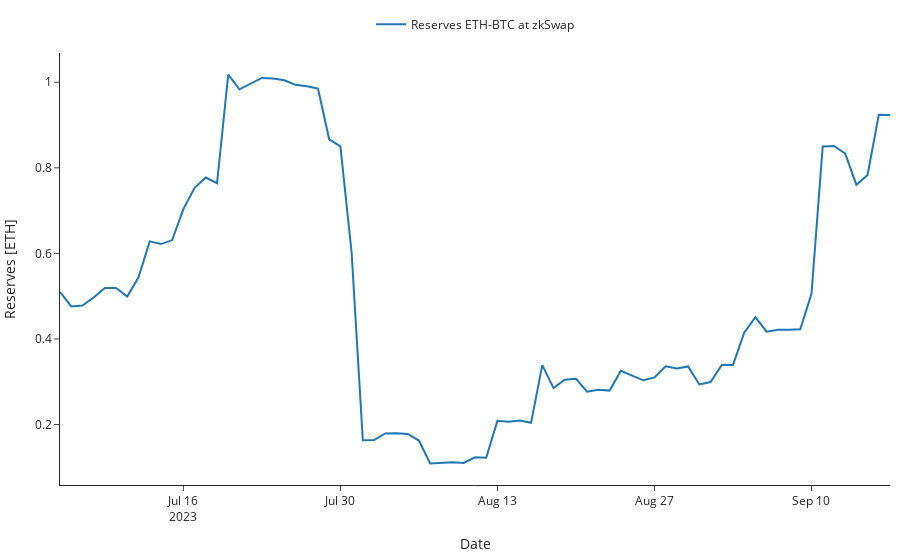

The notebook cell saved with this chart:
### Code cell
fig = go.Figure(layout=layout)

fig.add_trace(go.Scatter(x=df_per_day['timestamp'],
                            y=df_per_day['reserves_ETH'].astype(
                                float),
                            mode='lines',
                            name = 'Reserves ETH-BTC at zkSwap'))

fig.update_layout(xaxis_title='Date',
                    yaxis_title='Reserves [ETH]', showlegend=True,
                    legend=dict(xanchor='center', x=0.5, y=1.10, orientation='h'),)
#fig.write_image(f"./plots/{contract_name}_{event_name}.pdf")
fig.show()
